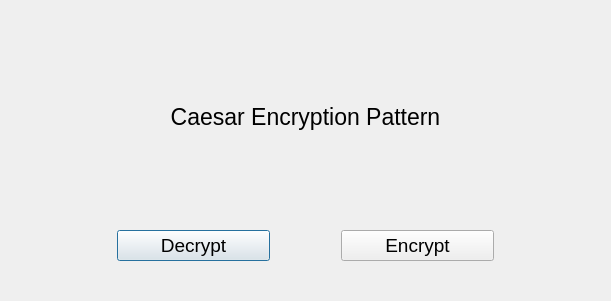
<?xml version="1.0" encoding="UTF-8"?>
<ui version="4.0">
 <class>Dialog</class>
 <widget class="QDialog" name="Dialog">
  <property name="geometry">
   <rect>
    <x>0</x>
    <y>0</y>
    <width>611</width>
    <height>301</height>
   </rect>
  </property>
  <property name="minimumSize">
   <size>
    <width>611</width>
    <height>301</height>
   </size>
  </property>
  <property name="maximumSize">
   <size>
    <width>611</width>
    <height>301</height>
   </size>
  </property>
  <property name="windowTitle">
   <string>Dialog</string>
  </property>
  <widget class="QWidget" name="verticalLayoutWidget">
   <property name="geometry">
    <rect>
     <x>0</x>
     <y>10</y>
     <width>611</width>
     <height>251</height>
    </rect>
   </property>
   <layout class="QVBoxLayout" name="verticalLayout">
    <item>
     <widget class="QLabel" name="label">
      <property name="font">
       <font>
        <pointsize>17</pointsize>
       </font>
      </property>
      <property name="layoutDirection">
       <enum>Qt::LeftToRight</enum>
      </property>
      <property name="styleSheet">
       <string notr="true"/>
      </property>
      <property name="text">
       <string>Caesar Encryption Pattern</string>
      </property>
      <property name="alignment">
       <set>Qt::AlignCenter</set>
      </property>
     </widget>
    </item>
    <item>
     <layout class="QHBoxLayout" name="horizontalLayout">
      <property name="spacing">
       <number>71</number>
      </property>
      <property name="leftMargin">
       <number>117</number>
      </property>
      <property name="topMargin">
       <number>0</number>
      </property>
      <property name="rightMargin">
       <number>117</number>
      </property>
      <item>
       <widget class="QPushButton" name="decrypt">
        <property name="font">
         <font>
          <pointsize>14</pointsize>
         </font>
        </property>
        <property name="text">
         <string>Decrypt</string>
        </property>
       </widget>
      </item>
      <item>
       <widget class="QPushButton" name="encrypt">
        <property name="font">
         <font>
          <pointsize>14</pointsize>
         </font>
        </property>
        <property name="text">
         <string>Encrypt</string>
        </property>
       </widget>
      </item>
     </layout>
    </item>
   </layout>
  </widget>
 </widget>
 <resources/>
 <connections/>
</ui>
